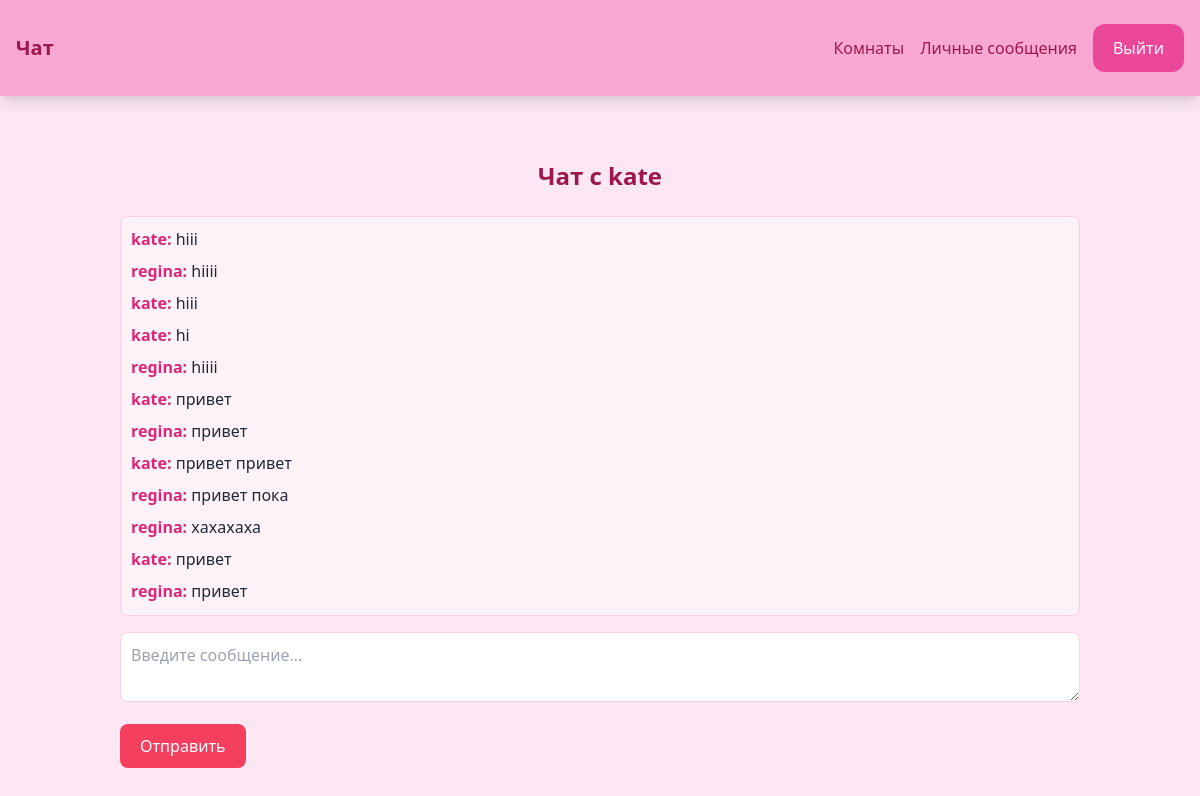
Screenshot of /privatemessages/conversation/1/ (signed in) with the database file from the repository.
### privatemessages/models.py (models this page shows, shortened)
class DirectMessage(models.Model):
    sender = models.ForeignKey(User, related_name='sent_messages', on_delete=models.CASCADE)
    recipient = models.ForeignKey(User, related_name='received_messages', on_delete=models.CASCADE)
    content = models.TextField()
    date_added = models.DateTimeField(auto_now_add=True)
    class Meta:
        ordering = ['date_added']

### privatemessages/views.py (the view)
# urls.py: path('conversation/<int:user_id>/', views.conversation, name='conversation'),
def conversation(request, user_id):
    recipient = User.objects.get(id=user_id)
    messages = DirectMessage.objects.filter(
        sender=request.user, recipient=recipient
    ) | DirectMessage.objects.filter(
        sender=recipient, recipient=request.user
    )
    messages = messages.order_by('date_added')
    return render(request, 'privatemessages/conversation.html', {
        'recipient': recipient,
        'messages': messages,
    })

### privatemessages/templates/privatemessages/conversation.html (shortened to what this page needs)
{% extends 'chat/base.html' %}
{% block content %}
    <script src="https://cdn.tailwindcss.com"></script>
</head>
<body class="bg-pink-100">
<div class="container mx-auto py-8 px-4">
    <h2 class="text-2xl font-bold text-pink-800 text-center mb-6">Чат с {{ recipient.username }}</h2>
    <div id="chat-log" class="mb-4">
        {% for message in messages %}
        <div class="mb-2">
            <strong class="text-pink-600">{{ message.sender.username }}:</strong>
            <span class="text-gray-800">{{ message.content }}</span>
        </div>
        {% endfor %}
    </div>
    <textarea id="chat-message-input" rows="2" placeholder="Введите сообщение..."></textarea>
    <button id="chat-message-submit" class="mt-4">Отправить</button>
</div>
</body>
{% endblock %}

### privatemessages/templates/privatemessages/conversation.html (style rules this page uses)
#chat-log { height: 400px; overflow-y: auto; background-color: #fdf2f8; padding: 10px; border-radius: 8px; border: 1px solid #fbcfe8; }
#chat-message-input { width: 100%; border-radius: 8px; border: 1px solid #fbcfe8; padding: 10px; }
#chat-message-submit { background-color: #f43f5e; color: white; padding: 10px 20px; border: none; border-radius: 8px; cursor: pointer; transition: background-color 0.3s; }

### rows the page displays
DirectMessage: sender.username "kate", content "hiii"
DirectMessage: sender.username "regina", content "hiiii"
DirectMessage: sender.username "kate", content "hiii"
DirectMessage: sender.username "kate", content "hi"
DirectMessage: sender.username "regina", content "hiiii"
DirectMessage: sender.username "kate", content "привет"
DirectMessage: sender.username "regina", content "привет"
DirectMessage: sender.username "kate", content "привет привет"
DirectMessage: sender.username "regina", content "привет пока"
DirectMessage: sender.username "regina", content "хахахаха"
DirectMessage: sender.username "kate", content "привет"
DirectMessage: sender.username "regina", content "привет"

### other values shown
{{ recipient.username }} "kate"
